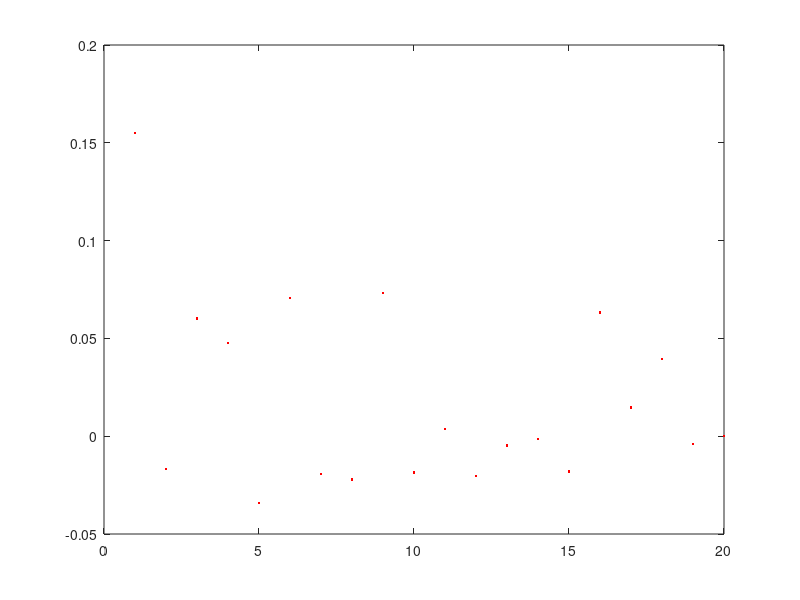

This figure's MATLAB source:
%% prob 2 

rng(0,'v5uniform');
n=100;
m=300;
A=rand(m,n);
b=A*ones(n,1)/2;
c=-rand(n,1);

plot(c,A'*b,'r.')


%% simple_portfolio_data from https://class.stanford.edu/courses/Engineering/CVX101/Winter2014/courseware/
n=20;
rng(5,'v5uniform');
pbar = ones(n,1)*.03+[rand(n-1,1); 0]*.12;
rng(5,'v5normal');
S = randn(n,n);
S = S'*S;
S = S/max(abs(diag(S)))*.2;
S(:,n) = zeros(n,1);
S(n,:) = zeros(n,1)';
x_unif = ones(n,1)/n;


%% test

ri=(inv(pbar'*pbar)*pbar'*S)
risk=sqrt(S(:,1)'*(S(:,1)))
sqrt(ri*(ri)')

%% check analytical solution for least square
x=[1:100]'
y=3*x
d=inv(x'*x)*x'*y
x\y

%% project
plot(1:n,S(:,1),'r.')
retn=pbar'*S %(:,1)
sqrt(x_unif'*(x_unif))
retrn=pbar'*x_unif
risk=std(pbar'*sum(x_unif))
ri=(inv(pbar'*pbar)*pbar'*x_unif)



